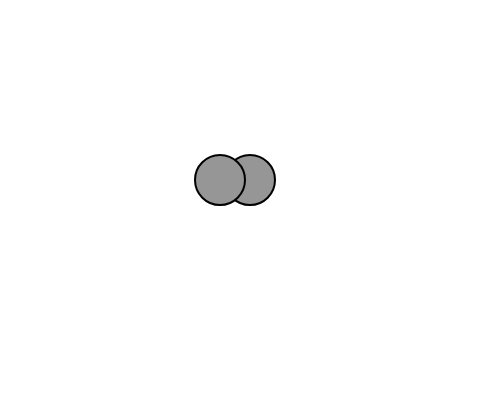
Frame 1 (no input)
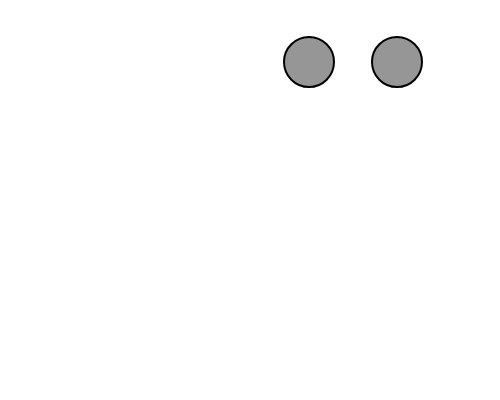
Frame 60 (no input)
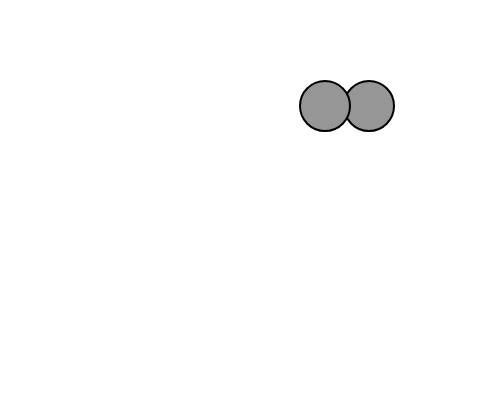
Frame 120 (the mouse pressed at the canvas centre since frame 60)

The p5.js sketch that drew these frames (run headless with seeded random() and noise() and a simulated clock; from frame 60 on, the mouse is pressed at the canvas centre):

// p5.js sketch
// ── sketch.js
//tranditional way of making collison on wall
var ballx1, bally1, x1speed, y1speed;//two balls
var ballx2, bally2, x2speed, y2speed;
var r;

function setup() {
  createCanvas(500, 400);
	
  r = 50
  ballx1 = width/2;
  bally1 = height/2;
  x1speed = 1;
  y1speed = 4;

  ballx2 = width/2-30;
  bally2 = height/2- 20;
  x2speed = 3;
  y2speed = -2;
}

function draw() {
  background (255);
  fill (150);
  strokeWeight(2);
  ellipse (ballx1, bally2, r, r);
  ellipse (ballx2, bally2, r, r);
	
  ballx1 += x1speed;
  bally1 += y1speed;
//the bouncing of the balls
  if (ballx1 >= width-r/2 || ballx1 <= r/2) {
    x1speed = -x1speed;
  }
  if (bally1 >= height-r/2 || bally1 <= r/2) {
    y1speed = -y1speed;
  }

  ballx2 += x2speed;
  bally2 += y2speed;

  if (ballx2 >= width-r || ballx2 <= r/2) {
    x2speed = -x2speed;
  }
  if (bally2 >= height-r || bally2 <= r/2) {
    y2speed = -y2speed;
  }
}
